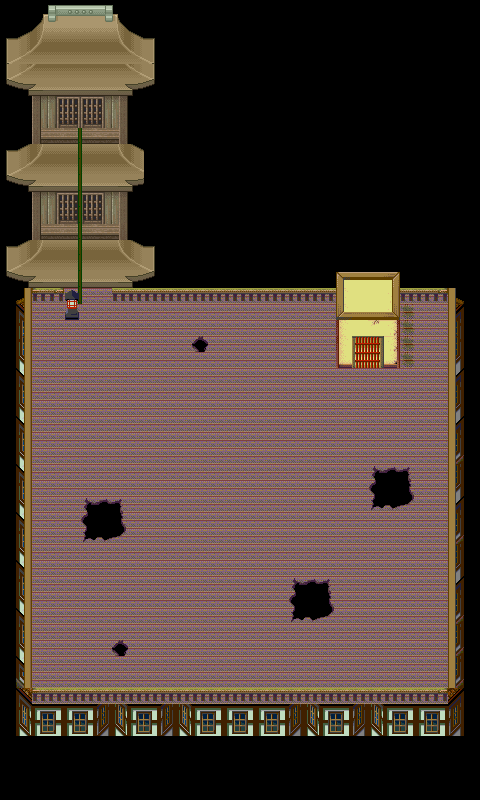

Tiled map render using the project's own tile images. Description and the map definition, with tile-layer contents summarised, below:
An orthogonal 30x50 tile map with 16x16 px tiles, 7 tile layers (Base, Base2, tower, Base3, ...), 5 tilesets and 20 objects.

<map version="1.0" orientation="orthogonal" renderorder="right-down" width="30" height="50" tilewidth="16" tileheight="16" backgroundcolor="#000000" nextobjectid="33">
 <tileset firstgid="1" name="ed" tilewidth="16" tileheight="16" tilecount="480" columns="30">
  <image source="ed.png" trans="aa55ff" width="480" height="256" />
 </tileset>
 <tileset firstgid="481" name="ed2" tilewidth="16" tileheight="16" tilecount="480" columns="30">
  <image source="ed2.png" trans="aa55ff" width="480" height="256" />
 </tileset>
 <tileset firstgid="961" name="option6" tilewidth="16" tileheight="16" tilecount="32" columns="4">
  <image source="option6.png" trans="aa55ff" width="64" height="128" />
 </tileset>
 <tileset firstgid="993" name="roop" tilewidth="16" tileheight="16" tilecount="480" columns="30">
  <image source="roop.png" trans="aa55ff" width="480" height="256" />
 </tileset>
 <tileset firstgid="1473" name="oinarisama" tilewidth="16" tileheight="16" tilecount="400" columns="20">
  <image source="oinarisama.png" trans="aa55ff" width="320" height="320" />
 </tileset>
 <layer name="Base" width="30" height="50">
  <properties>
   <property name="z" value="-10" />
  </properties>
  <data>[1500 cells, 163 non-empty, 32 distinct tile ids]</data>
 </layer>
 <layer name="Base2" width="30" height="50">
  <properties>
   <property name="z" value="-10" />
  </properties>
  <data>[1500 cells, 49 non-empty, 13 distinct tile ids]</data>
 </layer>
 <layer name="tower" width="30" height="50">
  <properties>
   <property name="z" value="-10" />
  </properties>
  <data>[1500 cells, 181 non-empty, 74 distinct tile ids]</data>
 </layer>
 <layer name="Base3" width="30" height="50">
  <properties>
   <property name="z" value="-10" />
  </properties>
  <data>[1500 cells, 694 non-empty, 25 distinct tile ids]</data>
 </layer>
 <layer name="MonoShita" width="30" height="50">
  <properties>
   <property name="z" value="-10" />
  </properties>
  <data>[1500 cells, 50 non-empty, 8 distinct tile ids]</data>
 </layer>
 <layer name="rope" width="30" height="50">
  <properties>
   <property name="z" value="-10" />
  </properties>
  <data>[1500 cells, 22 non-empty, 2 distinct tile ids]</data>
 </layer>
 <objectgroup name="collision">
  <object id="12" x="336" y="272" width="64" height="96" />
  <object id="13" x="400" y="272" width="48" height="32" />
  <object id="14" x="448" y="272" width="32" height="496" />
  <object id="15" x="32" y="688" width="416" height="80" />
  <object id="16" x="0" y="272" width="32" height="496" />
  <object id="17" x="64" y="304" width="16" height="16" />
  <object id="18" x="32" y="272" width="32" height="32" />
  <object id="22" x="112" y="288" width="224" height="16" />
  <object id="23" x="80" y="288" width="32" height="16">
   <properties>
    <property name="objID" value="181" />
   </properties>
  </object>
  <object id="24" x="96" y="128" width="32" height="160" />
  <object id="25" x="32" y="128" width="32" height="144" />
  <object id="26" x="32" y="96" width="96" height="32" />
  <object id="27" x="80" y="496" width="48" height="48" />
  <object id="28" x="112" y="640" width="16" height="16" />
  <object id="30" x="288" y="576" width="48" height="32" />
  <object id="31" x="368" y="464" width="48" height="48" />
  <object id="32" x="192" y="336" width="16" height="16" />
 </objectgroup>
 <objectgroup name="event">
  <object id="19" x="448" y="240" width="32" height="32">
   <properties>
    <property name="EventID" value="1" />
    <property name="trigger" value="0" />
   </properties>
  </object>
  <object id="20" x="352" y="336" width="32" height="32">
   <properties>
    <property name="EventID" value="3" />
    <property name="trigger" value="2" />
   </properties>
  </object>
  <object id="21" x="64" y="288" width="32" height="32">
   <properties>
    <property name="EventID" value="4" />
    <property name="trigger" value="2" />
   </properties>
  </object>
 </objectgroup>
 <layer name="CharaUe" width="30" height="50">
  <data>[1500 cells, 1 non-empty, 1 distinct tile ids]</data>
 </layer>
</map>
